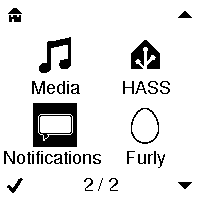
#> input picture buf.png, 200 x 200 px, found by its file name
$ python watchy_watcher.py
#> lines starting #> are read from the running program, lines starting #| are printed output that depends on the picture; after the words box and inside, x2 and y2 are one past the last pixel; in counts of white or black regions, pixels touching at a corner belong together
import sys
import glob
import serial
import io
import datetime
import time
from PIL import Image, ImageTk
import tkinter as tk
import numpy as np
import time

window = tk.Tk()

window.title("Watchy")
window.geometry("500x500")
window.configure(background='grey')

panel = tk.Label(window)
panel.pack(side = "bottom", fill = "both", expand = "yes")

def updateImg():
    global panel
    try:
        f = Image.open("buf.png")
#> f is the input picture: PIL image 200x200 RGB; 90.1% white; 43 black regions (5 under 20 px), largest, box (x1, y1, x2, y2) and area: (33, 103, 77, 147) 1304, (131, 40, 160, 69) 516, (39, 37, 71, 73) 472
        f = f.resize((500, 500))
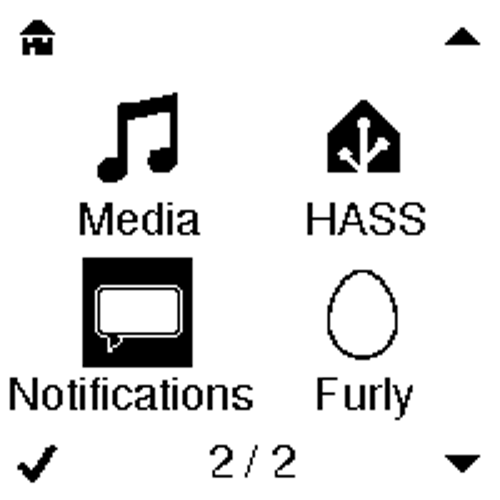
#> f: PIL image 500x500 RGB; min 0, max 255, mean 229.7
        img = ImageTk.PhotoImage(f)
        panel.configure(image=img)
        panel.image = img
    except:
        print("No Image found yet")

def byte_array_to_booleans(byte_array):
    boolean_list = []

    for byte in byte_array:
        # Konvertiert das Byte in eine Binärdarstellung und füllt es mit führenden Nullen auf (8 Bits)
        bin_string = f"{byte:08b}"

        # Konvertiert jedes Bit in einen Boolean
        for bit in bin_string:
            boolean_list.append(bit == '1')

    return boolean_list

def serial_ports():
    """ Lists serial port names

        :raises EnvironmentError:
            On unsupported or unknown platforms
        :returns:
            A list of the serial ports available on the system
    """
    if sys.platform.startswith('win'):
        ports = ['COM%s' % (i + 1) for i in range(256)]
    elif sys.platform.startswith('linux') or sys.platform.startswith('cygwin'):
        # this excludes your current terminal "/dev/tty"
#> (the run stopped early here; a loop or call above may not have finished)
